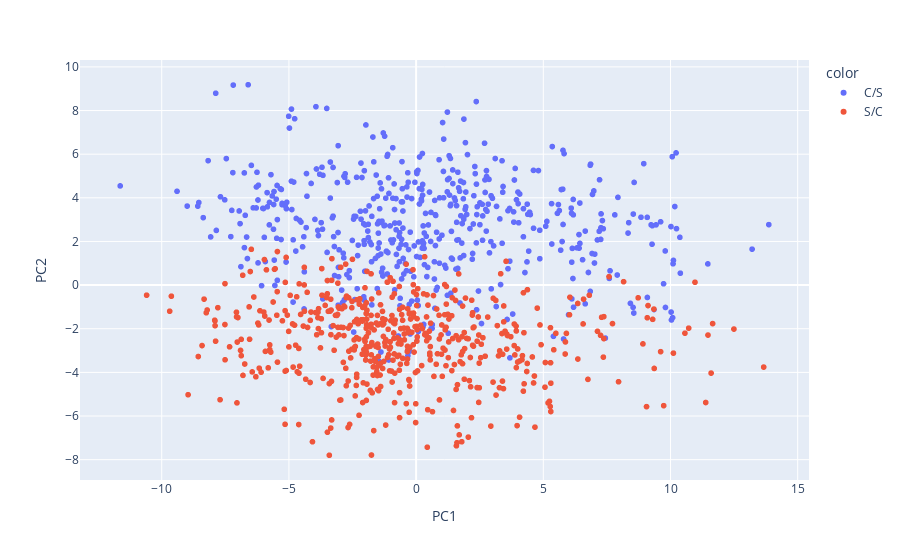

Notebook code cell kept with this figure:
### Code cell
fig = px.scatter(plotly_data, x="PC1", y="PC2", color=y)
fig.show()

### Figure 1 — Plotly figure (JSON) as saved in the notebook; plotly's stock layout.template omitted (floating-point values rounded to 4 significant figures; data arrays with more than 128 entries replaced by an {"elided": "..."} marker saying what was removed)
{"data": [{"hovertemplate": "color=C/S<br>PC1=%{x}<br>PC2=%{y}<extra></extra>", "legendgroup": "C/S", "marker": {"color": "#636efa", "symbol": "circle"}, "mode": "markers", "name": "C/S", "showlegend": true, "type": "scattergl", "x": {"elided": "525 float values"}, "xaxis": "x", "y": {"elided": "525 float values"}, "yaxis": "y"}, {"hovertemplate": "color=S/C<br>PC1=%{x}<br>PC2=%{y}<extra></extra>", "legendgroup": "S/C", "marker": {"color": "#EF553B", "symbol": "circle"}, "mode": "markers", "name": "S/C", "showlegend": true, "type": "scattergl", "x": {"elided": "552 float values"}, "xaxis": "x", "y": {"elided": "552 float values"}, "yaxis": "y"}], "layout": {"legend": {"title": {"text": "color"}, "tracegroupgap": 0}, "margin": {"t": 60}, "xaxis": {"anchor": "y", "domain": [0, 1], "title": {"text": "PC1"}}, "yaxis": {"anchor": "x", "domain": [0, 1], "title": {"text": "PC2"}}}}
